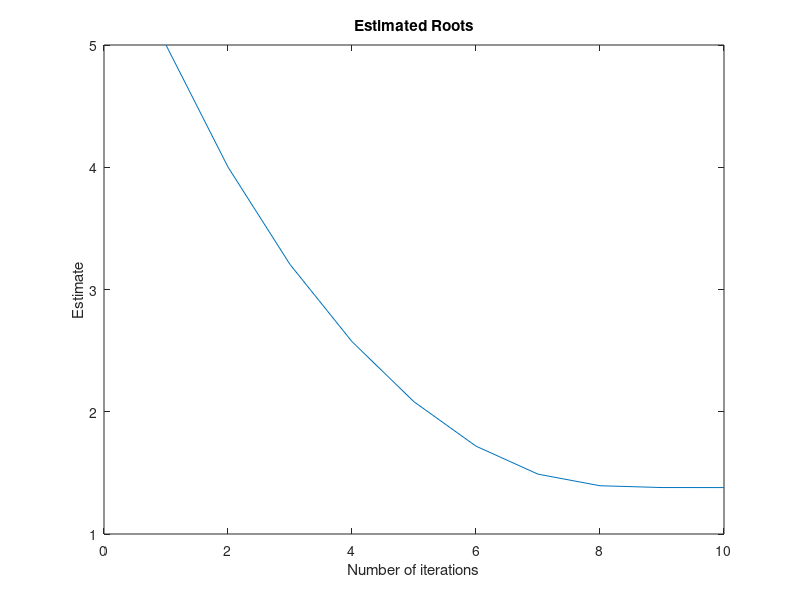

Recreate this plot in MATLAB.
%%%%%%%%%%%%%%%%%%%%%%%%%%%%%%%%%%%%%%%%%%%%%%%%%%%%%%%%%%%
%Jared Ross
%6/07/2017
%Models II
%%%%%%%%%%%%%%%%%%%%%%%%%%%%%%%%%%%%%%%%%%%%%%%%%%%%%%%%%%%
%Lab 5
%Part B
%Estimated Roots Using Newton Raphson
%%%%%%%%%%%%%%%%%%%%%%%%%%%%%%%%%%%%%%%%%%%%%%%%%%%%%%%%%%%
clear all;
close all;
clc; 
commandwindow; 
%prompting the user to enter in values
N = input('Enter a number:');
prt = input('Enter the power of the root:');
Toler = input('Enter a tolerance/accuracy:');
g = input('Enter an initial guess:');
f1 = (g^prt) - N;
f1_prime  = prt * g^(prt - 1);
i = 1;

while abs(f1) > 10^-Toler && i <= 100
    f1_prime = prt * g(i)^(prt -1);
    if f1_prime == 0
        g(i) = g(i) + 0.01;
        f1_prime = prt * g(i)^(prt - 1);
    end
    g(i+1) = g(i) - f1/f1_prime;
    i = i + 1;
    f1 = (g(i)^prt)- N;
end 
if i == 101 
    g = [];
end 
% displaying final estimate and iterations that it took to find the final
% estimate or when the tolerance was enough to through it out of the loop
if i <=100
fprintf('The final estimate is %0.12f\n',g(end));
fprintf('The number of iterations is %i\n',i-1);
plot(1:i, g)
title('Estimated Roots');
xlabel('Number of iterations');
ylabel('Estimate');
else
    fprintf('The final estimate is:[]\n');
    fprintf('The number of iterations is:%i\n',i-1);
end 

